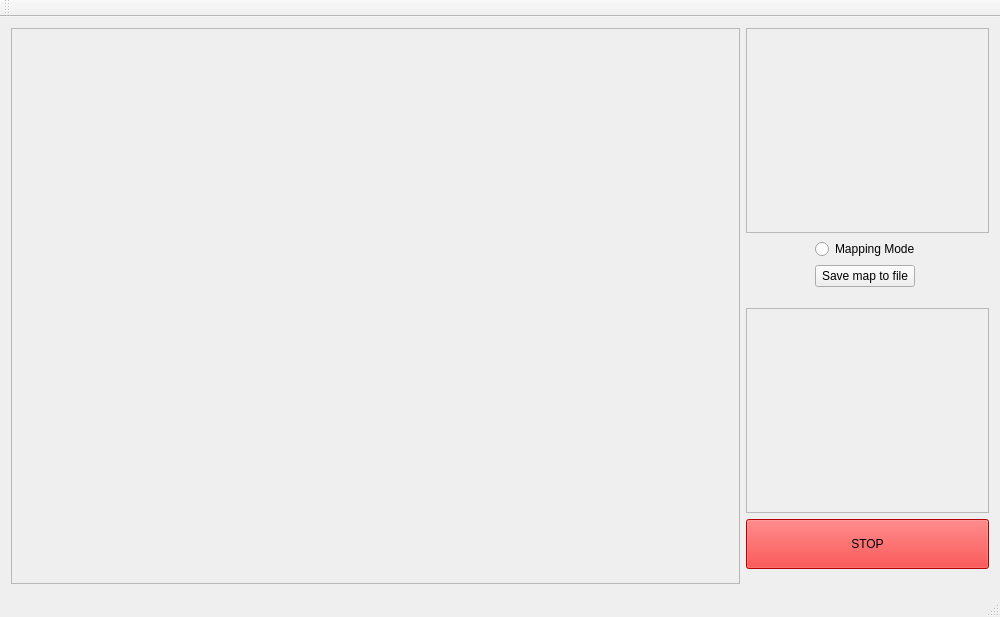
<?xml version="1.0" encoding="UTF-8"?>
<ui version="4.0">
 <class>MainWindow</class>
 <widget class="QMainWindow" name="MainWindow">
  <property name="geometry">
   <rect>
    <x>0</x>
    <y>0</y>
    <width>1000</width>
    <height>617</height>
   </rect>
  </property>
  <property name="windowTitle">
   <string>MainWindow</string>
  </property>
  <widget class="QWidget" name="centralWidget">
   <property name="sizePolicy">
    <sizepolicy hsizetype="Preferred" vsizetype="Preferred">
     <horstretch>0</horstretch>
     <verstretch>0</verstretch>
    </sizepolicy>
   </property>
   <layout class="QGridLayout" name="gridLayout_3" rowstretch="1" columnstretch="3,1,0">
    <item row="0" column="0">
     <widget class="QFrame" name="mainFrame">
      <property name="minimumSize">
       <size>
        <width>640</width>
        <height>480</height>
       </size>
      </property>
      <property name="frameShape">
       <enum>QFrame::StyledPanel</enum>
      </property>
      <property name="frameShadow">
       <enum>QFrame::Raised</enum>
      </property>
     </widget>
    </item>
    <item row="0" column="1">
     <layout class="QVBoxLayout" name="verticalLayout">
      <property name="sizeConstraint">
       <enum>QLayout::SetDefaultConstraint</enum>
      </property>
      <property name="leftMargin">
       <number>0</number>
      </property>
      <property name="topMargin">
       <number>0</number>
      </property>
      <property name="bottomMargin">
       <number>15</number>
      </property>
      <item>
       <widget class="QFrame" name="cameraFrame">
        <property name="enabled">
         <bool>true</bool>
        </property>
        <property name="sizePolicy">
         <sizepolicy hsizetype="Preferred" vsizetype="Preferred">
          <horstretch>7</horstretch>
          <verstretch>0</verstretch>
         </sizepolicy>
        </property>
        <property name="minimumSize">
         <size>
          <width>200</width>
          <height>200</height>
         </size>
        </property>
        <property name="sizeIncrement">
         <size>
          <width>0</width>
          <height>0</height>
         </size>
        </property>
        <property name="frameShape">
         <enum>QFrame::StyledPanel</enum>
        </property>
        <property name="frameShadow">
         <enum>QFrame::Raised</enum>
        </property>
       </widget>
      </item>
      <item>
       <layout class="QGridLayout" name="gridLayout">
        <property name="bottomMargin">
         <number>15</number>
        </property>
        <item row="0" column="0">
         <widget class="QRadioButton" name="radioButton">
          <property name="layoutDirection">
           <enum>Qt::LeftToRight</enum>
          </property>
          <property name="autoFillBackground">
           <bool>false</bool>
          </property>
          <property name="text">
           <string>Mapping Mode</string>
          </property>
         </widget>
        </item>
        <item row="1" column="0">
         <widget class="QPushButton" name="pushButton_2">
          <property name="maximumSize">
           <size>
            <width>100</width>
            <height>16777215</height>
           </size>
          </property>
          <property name="layoutDirection">
           <enum>Qt::LeftToRight</enum>
          </property>
          <property name="text">
           <string>Save map to file</string>
          </property>
         </widget>
        </item>
       </layout>
      </item>
      <item>
       <widget class="QFrame" name="mapFrame">
        <property name="frameShape">
         <enum>QFrame::StyledPanel</enum>
        </property>
        <property name="frameShadow">
         <enum>QFrame::Raised</enum>
        </property>
       </widget>
      </item>
      <item>
       <widget class="QPushButton" name="pushButton">
        <property name="minimumSize">
         <size>
          <width>0</width>
          <height>50</height>
         </size>
        </property>
        <property name="styleSheet">
         <string notr="true">background-color: rgba(255, 0, 0, 1)</string>
        </property>
        <property name="text">
         <string>STOP</string>
        </property>
       </widget>
      </item>
     </layout>
    </item>
   </layout>
  </widget>
  <widget class="QMenuBar" name="menuBar">
   <property name="geometry">
    <rect>
     <x>0</x>
     <y>0</y>
     <width>1000</width>
     <height>21</height>
    </rect>
   </property>
  </widget>
  <widget class="QToolBar" name="mainToolBar">
   <attribute name="toolBarArea">
    <enum>TopToolBarArea</enum>
   </attribute>
   <attribute name="toolBarBreak">
    <bool>false</bool>
   </attribute>
  </widget>
  <widget class="QStatusBar" name="statusBar"/>
 </widget>
 <layoutdefault spacing="6" margin="11"/>
 <resources/>
 <connections/>
</ui>
